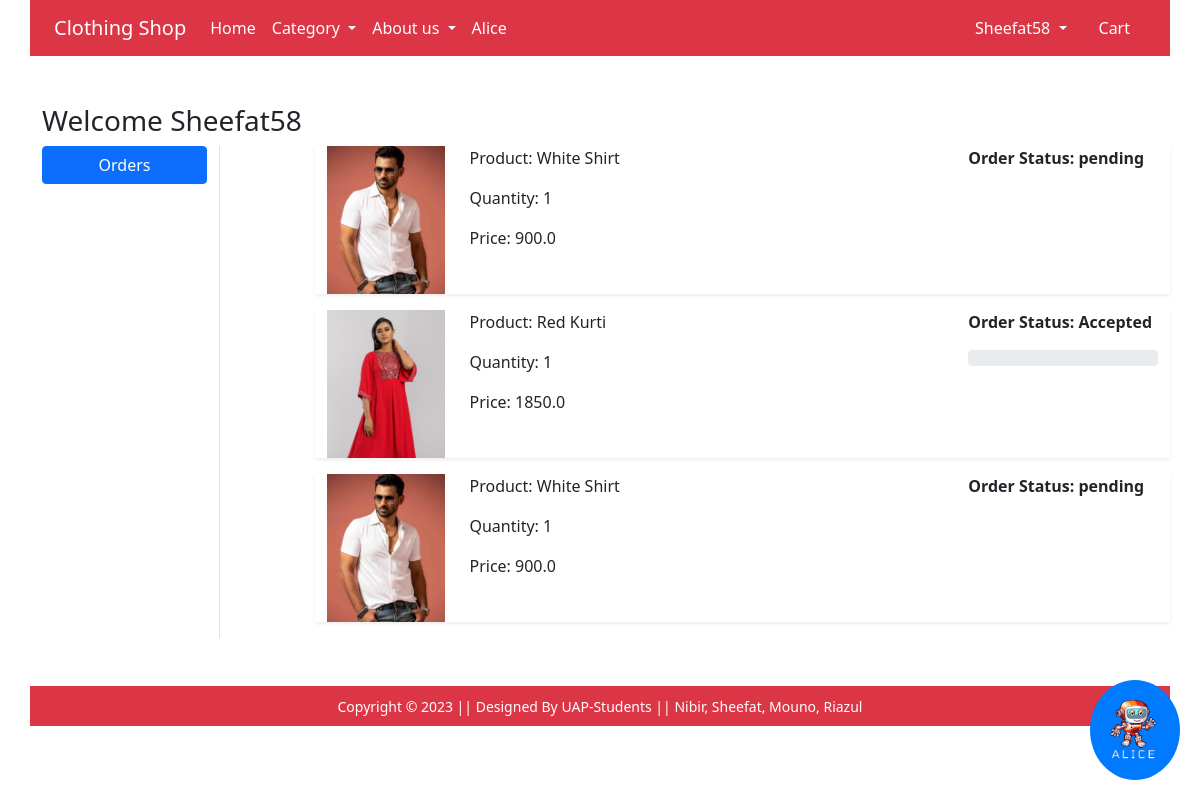
/orders/ (signed in), run on the app's committed database.
### app/models.py (models this page shows, shortened)
class OrderPlaced (models.Model):
    user = models.ForeignKey(User, on_delete=models.CASCADE)
    customer = models.ForeignKey(Customer, on_delete=models.CASCADE)
    product = models.ForeignKey(Product, on_delete=models.CASCADE)
    quantity = models.PositiveIntegerField(default=1)
    size = models.CharField(choices=SIZE_CHOICES, max_length=2, default='M')
    order_date = models.DateTimeField(auto_now_add=True)
    status = models.CharField(max_length=50, choices=STATUS_CHOICES, default='pending')
    @property
    def total_cost(self):
        return self.quantity * self.product.discounted_price

class Product(models.Model):
    title = models.CharField(max_length=100)
    selling_price = models.FloatField()
    discounted_price = models.FloatField()
    description = models.TextField(default='null')
    category = models.CharField(choices=CATEGORY_CHOICES, max_length=2)
    p_image = models.ImageField(upload_to='product_img')

### app/views.py (the view)
# urls.py: path('orders/', views.orders, name='orders'),
@login_required
def orders(request):
  op = OrderPlaced.objects.filter(user = request.user)
  return render(request, 'app/orders.html', {'order_placed': op})

### app/templates/app/orders.html (shortened to what this page needs)
{% extends 'app/base.html' %}
{% load static %}
{% block main-content %}
<div class="container my-5">
 <div class="row">
 <h3>Welcome <span class="text-capitalize">{{ request.user }}</h3>
  <div class="col-sm-2 border-end">
   <ul class="list-unstyled">
    <li class="d-grid"><a href="{% url 'orders' %}" class="btn btn-primary">Orders</a></li>
   </ul>
  </div>
  <div class="col-sm-9 offset-sm-1">
    {% for op in order_placed %}
   <div class="row shadow-sm mb-3">
    <div class="col-sm-2">
        <img src="{{op.product.p_image.url}}" alt="" class="img-fluid" height="150" width="150">
    </div>
    <div class="col-sm-7">
        <p>Product: {{op.product.title}}</p>
        <p>Quantity: {{op.quantity}}</p>
        <p>Price: {{op.total_cost}}</p>
    </div>
    <div class="col-sm-3 fw-bold">
        <p>
            Order Status: {{op.status}}
        </p>
        {% if op.status == 'Accepted' %}
        <div class="progress">
            <div class="progess-bar" role="progressbar" style="width: 20%;" aria-valuenow="20" aria-valuemin="0" aria-valuemax="100"></div>
        </div>
        {% endif %}
    </div>
   </div>
   {% endfor %}
  </div>
 </div>
</div>
{% endblock main-content %}

### app/templates/app/base.html (shortened to what this page needs)
<!doctype html>
{% load static %}
<html lang="en">
<head>
  <link href="https://cdn.jsdelivr.net/npm/bootstrap@5.0.0-beta1/dist/css/bootstrap.min.css" rel="stylesheet"
>
  <link rel="stylesheet" href="{% static 'app/css/owl.carousel.min.css' %}">
  <link rel="stylesheet" href="{% static 'app/css/all.min.css' %}">
  <link rel="stylesheet" href="{% static 'app/css/style.css' %}">
</head>
<body>
  <nav class=" container navbar navbar-expand-lg navbar-dark bg-danger">
    <div class="container">
      <a class="navbar-brand" href="/">Clothing Shop</a>
      <div class="collapse navbar-collapse" id="navbarSupportedContent">
        <ul class="navbar-nav me-auto mb-2 mb-lg-0">
          <li class="nav-item">
            <a class="nav-link active" aria-current="page" href="/">Home</a>
          </li>
          <li class="nav-item dropdown">
            <a class="nav-link dropdown-toggle text-white" href="#" id="electronicsDropdown" role="button"
              data-bs-toggle="dropdown" aria-expanded="false">
              Category
            </a>
          </li>
          <li class="nav-item dropdown">
            <a class="nav-link dropdown-toggle text-white" href="#" id="fashionDropdown" role="button"
              data-bs-toggle="dropdown" aria-expanded="false">
              About us
            </a>
          </li>
          <li class="nav-item">
            <a class="nav-link active" aria-current="page" href="{% url 'chatbot' %}">Alice</a>
          </li>
        </ul>
        <div>
          <ul class="navbar-nav me-auto mb-2 mb-lg-0">
            {% if request.user.is_authenticated%}
            <li class="nav-item dropdown mx-2">
              <a class="nav-link dropdown-toggle text-white" href="#" id="profileDropdown" role="button"
                data-bs-toggle="dropdown" aria-expanded="false">
                <span class="text-capitalize">
                  {{ request.user.username }}
                </span>
              </a>
            </li>
            <li class="nav-item mx-2">
              <a href="{% url 'showcart' %}" class="nav-link text-white"> Cart </a>
            </li>
            {% endif %}
          </ul>
        </div>
      </div>
    </div>
  </nav>
  <a href="http://127.0.0.1:8000/chatbot/" id="floating-button">
    <img src="{% static 'app/images/banner/logo2.png' %}" alt="Logo">
  </a>
  {% block main-content %} {% endblock main-content %}
  <footer class="container bg-danger text-center p-2 mt-5">
    <small class="text-white">Copyright &copy; 2023 || Designed By UAP-Students || </small>
    <small class="text-white">Nibir, Sheefat, Mouno, Riazul </small>
  </footer>
</body>
</html>

### app/templates/app/base.html (style rules this page uses)
#floating-button { position: fixed; bottom: 20px; right: 20px; background-color: #007BFF; color: #fff; border: none; border-radius: 50%; padding:20px 20px; cursor: pointer; z-index: 999; }
#floating-button img { width: 50px; height: 60px; }

### data on the page
OrderPlaced: product.p_image (picture), product "White Shirt", quantity "1", total_cost "900.0", status "pending"
OrderPlaced: product.p_image (picture), product "Red Kurti", quantity "1", total_cost "1850.0", status "Accepted"
OrderPlaced: product.p_image (picture), product "White Shirt", quantity "1", total_cost "900.0", status "pending"

### other printed values
{{ request.user.username }} "Sheefat58"
{{ request.user }} "Sheefat58"
